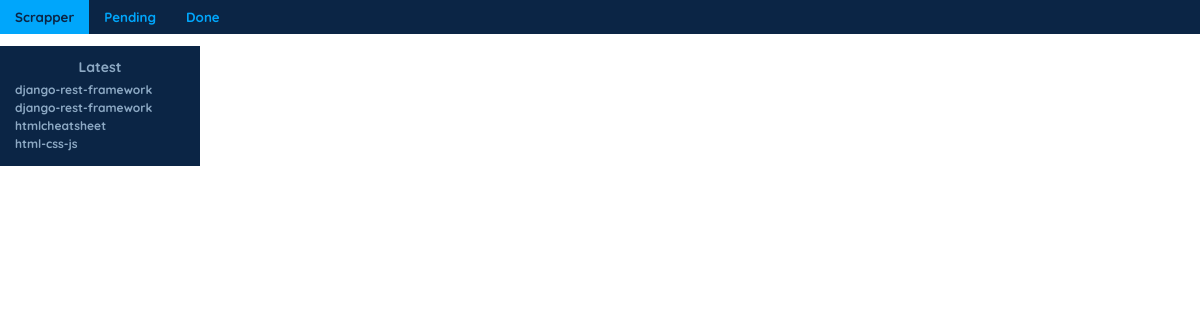
The page /done/ on the database its author committed.
### scrapper/models.py (models this page shows, shortened)
class TimeAll(models.Model):
    created = models.DateTimeField(auto_now_add=True)
    updated = models.DateTimeField(auto_now=True)
    class Meta:
        abstract = True

class Site(TimeAll):
    url = models.URLField(unique=True)
    name = models.CharField(max_length=120, blank=True, null=True)
    domain = models.CharField(max_length=120)
    status = models.CharField(
        max_length=2,
        choices=Status.choices,
        default=Status.PENDING,
    )
    objects = models.Manager()
    pending = PendingManager()
    done = DoneManager()
    def get_absolute_url(self):
        return reverse("scrapper:details", kwargs={"id": self.id})

### scrapper/views.py (the view)
# urls.py: path("done/", views.done, name="done"),
def done(request):
    done = Site.done.all()
    return render(
        request,
        "scrapper/index.html",
        {
            "sites": done
        }
    )

### scrapper/models.py (called while the page is built)
    def get_queryset(self) -> QuerySet:
        return super().get_queryset().filter(status=Status.DONE)

### scrapper/templatetags/scrape_templates.py (called while the page is built)
@register.inclusion_tag("scrapper/section/latest.html")
def latest(num: int = 5):
    sites = Site.objects.all().order_by("-created")
    if len(sites) > 5:
        sites = sites[:5]
    return {
        "sites": sites
    }

### templates/scrapper/index.html (shortened to what this page needs)
{% extends 'base.html' %}
{% load static %}
{% load scrape_templates %}
{% block link %}
    <link rel="stylesheet" href="{% static 'css/scrapper.css' %}">
{% endblock link %}
{% block content %}
    {% include "scrapper/section/navbar.html" %}
    <div class="my-row">
        <div class="my-left">
            {% latest %}
        </div>
        <div class="my-center">
        </div>
        <div class="my-right"></div>
    </div>
{% endblock content %}

### templates/scrapper/section/latest.html
<div class="my-container">
    <div class="latest">
        <h3>Latest</h3>
        {% for site in sites %}
            <a href="{{ site.get_absolute_url }}">{{ site.name }}</a>
        {% endfor %}
    </div>
</div>

### static/css/scrapper.css (style rules this page uses)
:root { --color1: #0b2545; --color2: #8da9c4; --color3: #00a6fb; }
* { margin: 0; padding: 0; border: 0; color: var(--color1); font-weight: bold; }
body { font-family: quicksand; font-size: smaller; }
a { color: inherit; text-decoration: none; }
.my-container { width: 100%; height: auto; }
.my-row { display: flex; }
.my-left { width: 20%; }
.my-center { width: 80%; }
.my-right { width: 20%; }
.latest { background-color: var(--color1); color: var(--color2); margin-top: 12px; padding: 6px; padding-top: 12px; padding-bottom: 12px; font-size: 12px; }
.latest h3 { color: var(--color2); text-align: center; margin-bottom: 6px; font-weight: bolder; }
.latest a { display: block; margin: 3px 0px 3px 9px; }

### rows shown on the page
Site: name "django-rest-framework"
Site: name "django-rest-framework"
Site: name "htmlcheatsheet"
Site: name "html-css-js"
